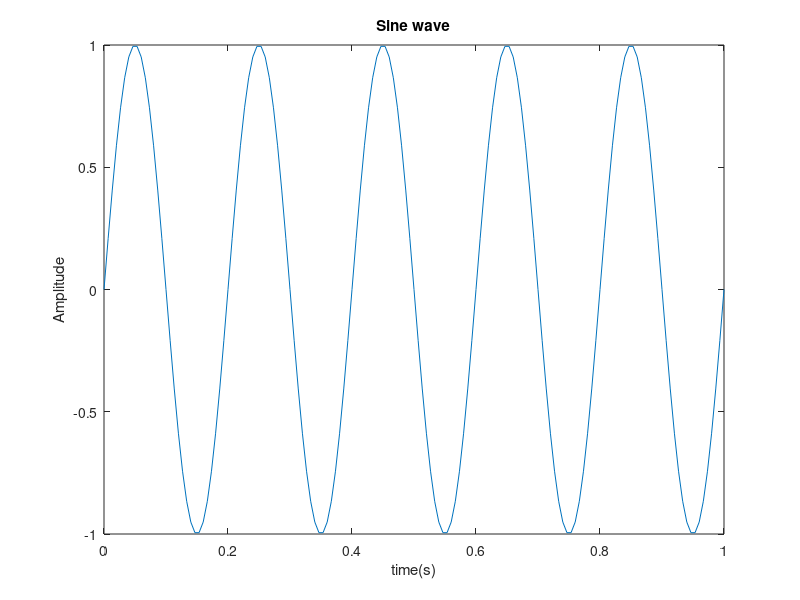
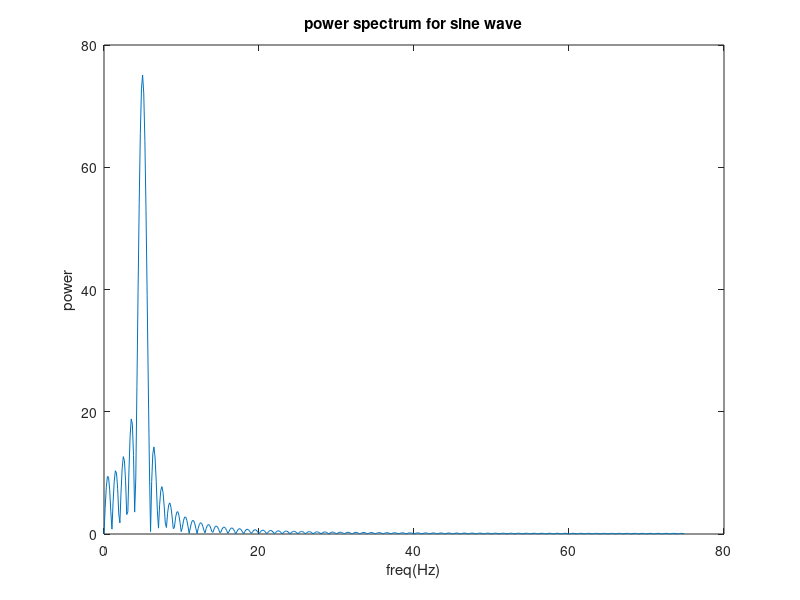
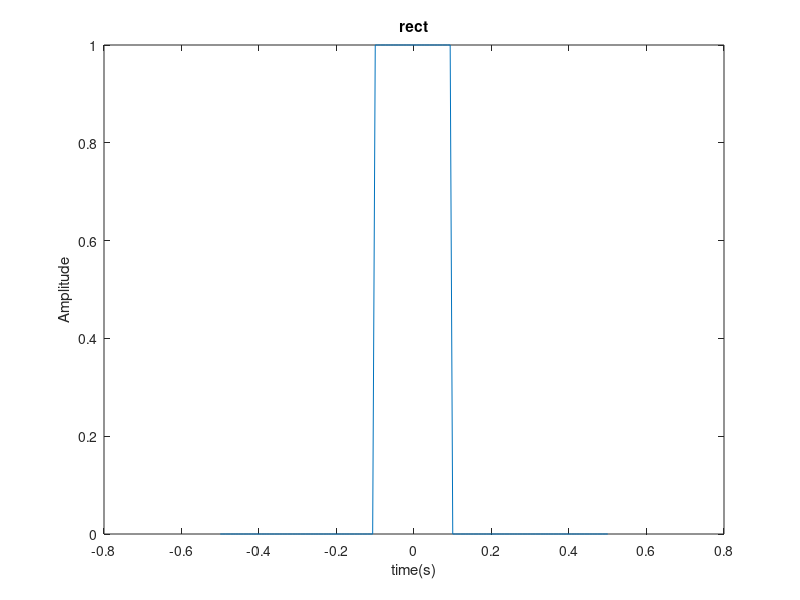
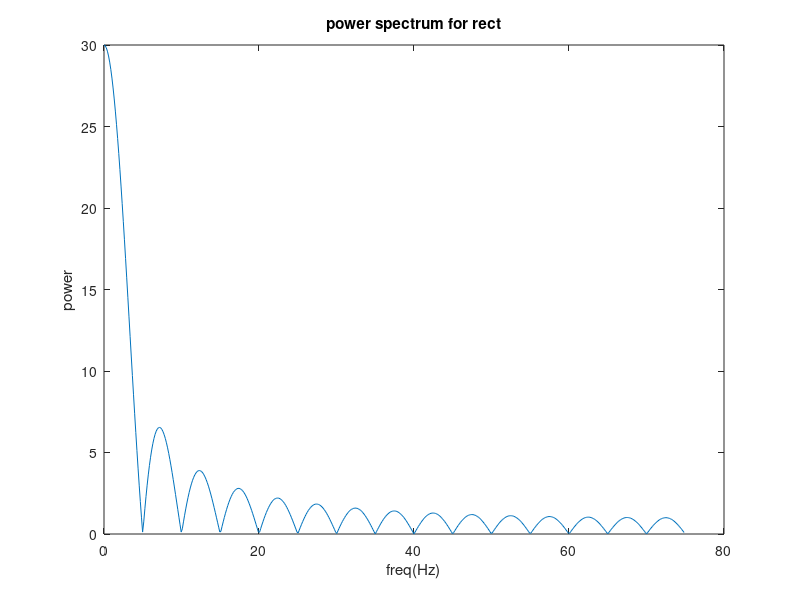

Write the MATLAB code that produced these figures, in order.
% for sine awve
fs = 150;
t = 0:1/fs:1;
f =5;
x = sin(2*pi*f*t);
N = 1024;
X = fft(x,N);
X = X(1:N/2);
mx = abs(X);
f = (0:N/2-1)*fs/N;

figure(1);
plot(t,x);
title('Sine wave');
xlabel('time(s)');
ylabel('Amplitude');
figure(2);
plot(f,mx);
title('power spectrum for sine wave');
xlabel('freq(Hz)');
ylabel('power');

%for rect signal
fs = 150;
t = -0.5:1/fs:0.5;
w=0.2;
x = rectpuls(t,w);
N = 1024;
X = fft(x,N);
X = X(1:N/2);
mx = abs(X);
f = (0:N/2-1)*fs/N;

figure(3);
plot(t,x);
title('rect');
xlabel('time(s)');
ylabel('Amplitude');
figure(4);
plot(f,mx);
title('power spectrum for rect');
xlabel('freq(Hz)');
ylabel('power');

%for square signal
fs = 150;
t = 0:1/fs:1;
f =5;
x = square(2*pi*f*t);
N = 1024;
X = fft(x,N);
X = X(1:N/2);
mx = abs(X);
f = (0:N/2-1)*fs/N;

figure(5);
plot(t,x);
title('square');
xlabel('time(s)');
ylabel('Amplitude');
figure(6);
plot(f,mx);
title('power spectrum for square');
xlabel('freq(Hz)');
ylabel('power');

%for chirp signal
fs = 200;
t = 0:1/fs:1;
x = chirp(t,0,1,fs/6);
N = 1024;
X = fft(x,N);
X = X(1:N/2);
mx = abs(X);
f = (0:N/2-1)*fs/N;

figure(7);
plot(t,x);
title('Chirp');
xlabel('time(s)');
ylabel('Amplitude');
figure(8);
plot(f,mx);
title('power spectrum for chirp');
xlabel('freq(Hz)');
ylabel('power');


%for exponential signal

fs = 150;
t = 0:1/fs:1;
x = 2*exp(-5*t);
N = 1024;
X = fft(x,N);
X = X(1:N/2);
mx = abs(X);
f = (0:N/2-1)*fs/N;

figure(9);
plot(t,x);
title('Exponential');
xlabel('time(s)');
ylabel('Amplitude');
figure(10);
plot(f,mx);
title('power spectrum for exponential ');
xlabel('freq(Hz)');
ylabel('power');


fs = 60;
t = -0.5 : 1/fs : 0.5;
 x = 1/(sqrt(2*pi*0.01))*(exp(-t.^2/(2*0.01)));
 N = 1024;
X = fft(x,N);
X = X(1:N/2);
mx = abs(X);
f = (0:N/2-1)*fs/N;

figure(11);
plot(t,x);
title('');
xlabel('time(s)');
ylabel('Amplitude');
figure(12);
plot(f,mx);
title('power spectrum');
xlabel('freq(Hz)');
ylabel('power');